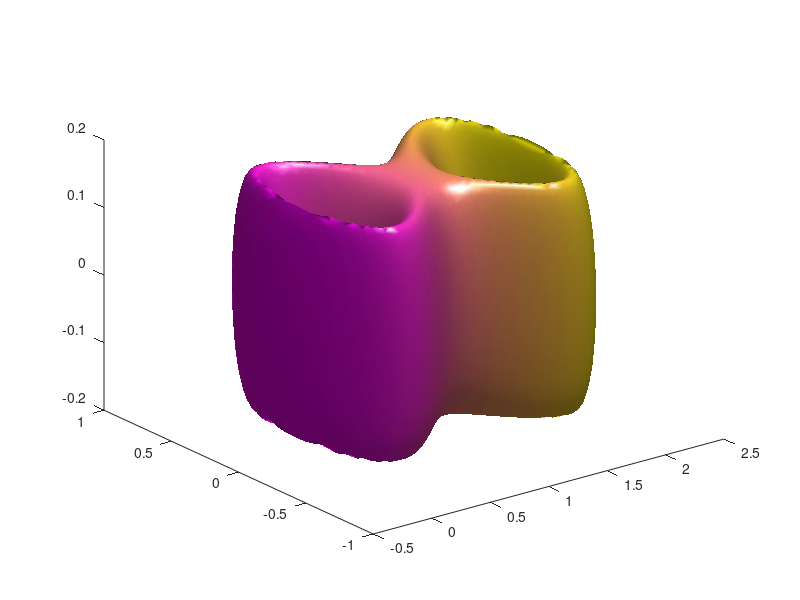

Write the MATLAB code that produced this figure.
x = linspace(-0.1,2.1,50);
y = linspace(-0.75,0.75,50);
z = linspace(-0.2,0.2,50);

[X,Y,Z] = meshgrid(x,y,z);

F = (X.*((X-1).^2).*(X-2)+Y.^2).^2 + Z.^2;

colormap spring
isosurface(X,Y,Z,F,0.03,X)